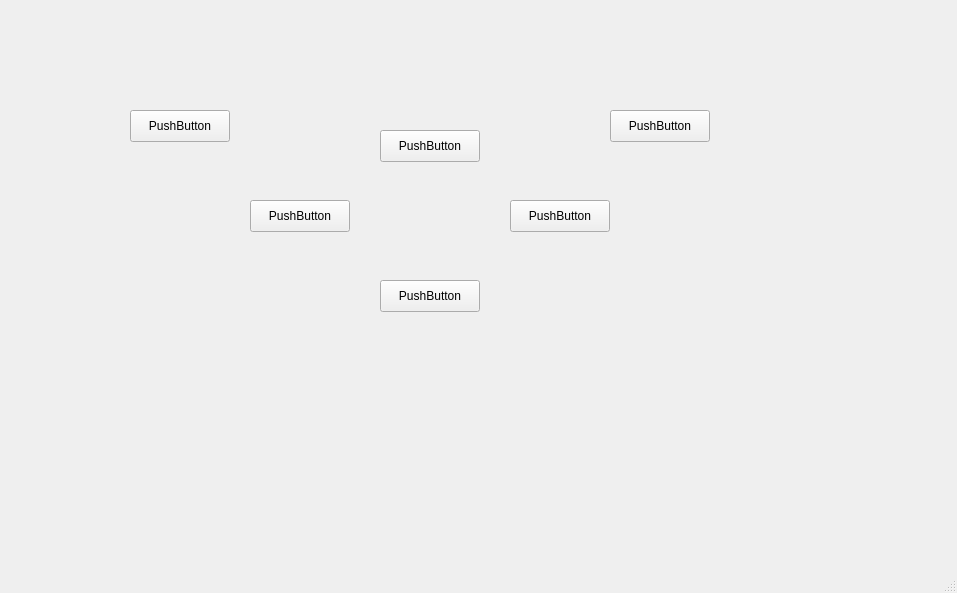
<?xml version="1.0" encoding="UTF-8"?>
<ui version="4.0">
 <class>MainController</class>
 <widget class="QMainWindow" name="MainController">
  <property name="geometry">
   <rect>
    <x>0</x>
    <y>0</y>
    <width>957</width>
    <height>593</height>
   </rect>
  </property>
  <property name="windowTitle">
   <string>MainWindow</string>
  </property>
  <widget class="QWidget" name="centralwidget">
   <widget class="QPushButton" name="pushButton">
    <property name="geometry">
     <rect>
      <x>380</x>
      <y>130</y>
      <width>100</width>
      <height>32</height>
     </rect>
    </property>
    <property name="text">
     <string>PushButton</string>
    </property>
   </widget>
   <widget class="QPushButton" name="pushButton_2">
    <property name="geometry">
     <rect>
      <x>250</x>
      <y>200</y>
      <width>100</width>
      <height>32</height>
     </rect>
    </property>
    <property name="text">
     <string>PushButton</string>
    </property>
   </widget>
   <widget class="QPushButton" name="pushButton_3">
    <property name="geometry">
     <rect>
      <x>510</x>
      <y>200</y>
      <width>100</width>
      <height>32</height>
     </rect>
    </property>
    <property name="text">
     <string>PushButton</string>
    </property>
   </widget>
   <widget class="QPushButton" name="pushButton_4">
    <property name="geometry">
     <rect>
      <x>380</x>
      <y>280</y>
      <width>100</width>
      <height>32</height>
     </rect>
    </property>
    <property name="text">
     <string>PushButton</string>
    </property>
   </widget>
   <widget class="QPushButton" name="pushButton_5">
    <property name="geometry">
     <rect>
      <x>130</x>
      <y>110</y>
      <width>100</width>
      <height>32</height>
     </rect>
    </property>
    <property name="text">
     <string>PushButton</string>
    </property>
   </widget>
   <widget class="QPushButton" name="pushButton_6">
    <property name="geometry">
     <rect>
      <x>610</x>
      <y>110</y>
      <width>100</width>
      <height>32</height>
     </rect>
    </property>
    <property name="text">
     <string>PushButton</string>
    </property>
   </widget>
  </widget>
  <widget class="QMenuBar" name="menubar">
   <property name="geometry">
    <rect>
     <x>0</x>
     <y>0</y>
     <width>957</width>
     <height>22</height>
    </rect>
   </property>
  </widget>
  <widget class="QStatusBar" name="statusbar"/>
 </widget>
 <resources/>
 <connections/>
</ui>
